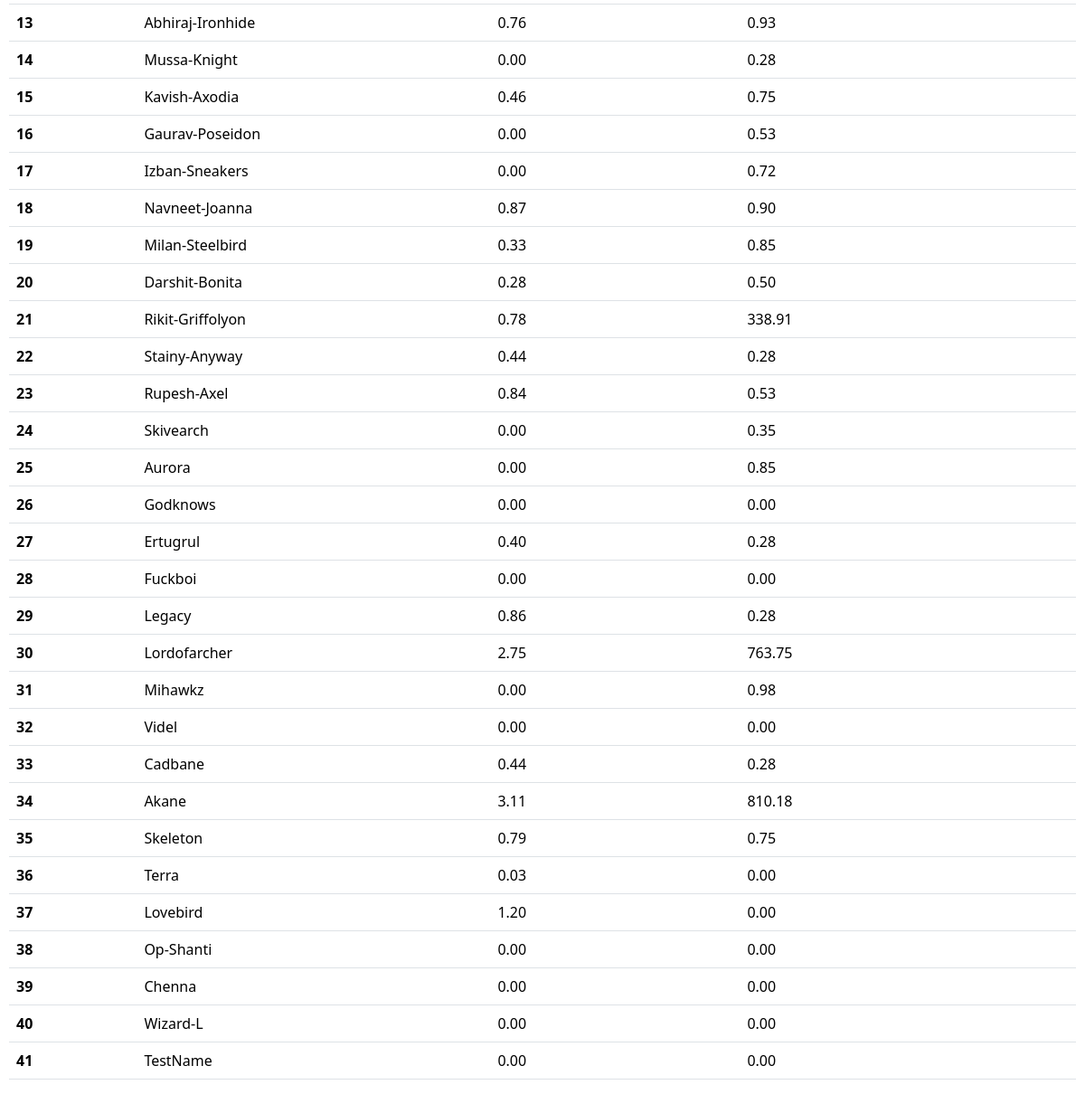
The app's page /info/ (lower part), older data.
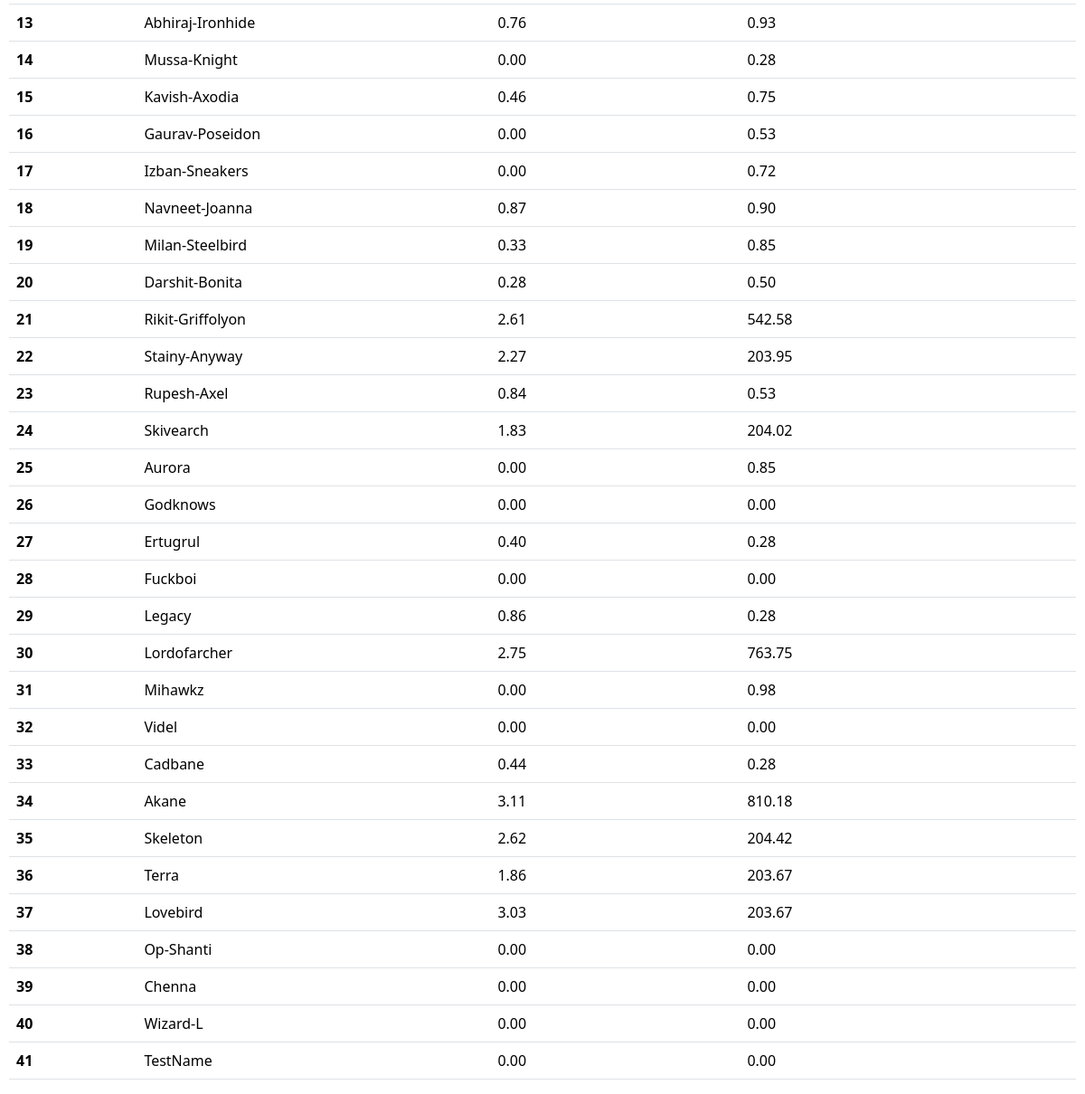
The same page, newer data.
### fragments/models.py (models this page shows, shortened)
class players(models.Model):
    name = models.CharField(max_length=255,unique=True)
    fragNo = models.DecimalField(max_digits=10, decimal_places=2, validators=[MinValueValidator(0)])
    wz = models.DecimalField(max_digits=10, decimal_places=2, validators=[MinValueValidator(0)])

### fragments/views.py (the view)
# urls.py: path('info/', views.list_all, name='listAll'),
def list_all(request):
    allData=players.objects.all()
    return render(request,'fragments/list.html',{"data":allData})

### fragments/templates/fragments/list.html (shortened to what this page needs)
<!DOCTYPE html>
<html lang="en">
<head>
    <link href="https://cdn.jsdelivr.net/npm/bootstrap@5.3.3/dist/css/bootstrap.min.css" rel="stylesheet">
</head>
<body>
    <div class="container-table" style="margin-top: 50px; margin-left: 10px; margin-right: 10px;">
        <table class="table">
          {% if data|length == 0 %}
          <div class="alert alert-secondary" role="alert">
            No records found!
          </div>
          {% else %}
          <tbody>
            {% for d in data %}
            <tr>
              <th scope="row">{{ forloop.counter }}</th>
              <td>{{ d.name }}</td>
              <td>{{ d.fragNo }}</td>
              <td>{{ d.wz }}</td>
            </tr>
            {% endfor %}
          </tbody>
          {% endif %}
        </table>
      </div>
</body>
</html>

Row changes from the older to the newer data that the page shows:
changed players "Rikit-Griffolyon": fragNo "0.78" → "2.61"; wz "338.91" → "542.58"
changed players "Stainy-Anyway": fragNo "0.44" → "2.27"; wz "0.28" → "203.95"
changed players "Skivearch": fragNo "0.00" → "1.83"; wz "0.35" → "204.02"
changed players "Skeleton": fragNo "0.79" → "2.62"; wz "0.75" → "204.42"
changed players "Terra": fragNo "0.03" → "1.86"; wz "0.00" → "203.67"
changed players "Lovebird": fragNo "1.20" → "3.03"; wz "0.00" → "203.67"
